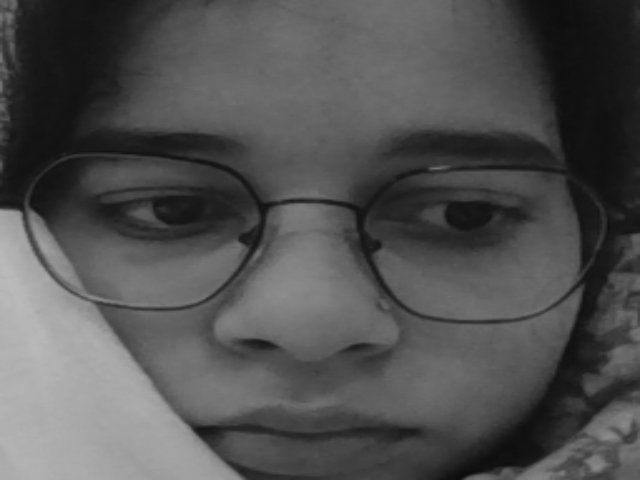
#> input picture Final Task Submission/Shipra_2_CSE(AI&ML)_Final_task/dataset/janhavi/1.png, 640 x 480 px, found by its file name
$ python face_detect.py
#> lines starting #> are read from the running program, lines starting #| are printed output that depends on the picture; after the words box and inside, x2 and y2 are one past the last pixel; in counts of white or black regions, pixels touching at a corner belong together
import cv2
import os
import numpy as np
from datetime import datetime
import csv

haar_file='C:/Users/Shipr/PycharmProjects/python project/project/haarcascade_frontalface_default.xml'
datasets="C:/Users/Shipr/PycharmProjects/python project/project/dataset"
(images,labels,names,id)=([],[],{},0)
for (subdirs,dirs,files) in os.walk(datasets):
    for subdir in dirs:
        names[id]=subdir
        subjectpath=os.path.join(datasets,subdir)
        for filename in os.listdir(subjectpath):
            path=os.path.join(subjectpath,filename)
            label=id
            images.append(cv2.imread(path,0))
            labels.append(int(label))
        id=id+1
#> id = 1

(images,labels)=[np.array(lists) for lists in [images,labels]]
model=cv2.face.LBPHFaceRecognizer_create()
model.train(images,labels)

face_cascade=cv2.CascadeClassifier(haar_file)
cap=cv2.VideoCapture(0)


now=datetime.now()
current_date=now.strftime("%Y-%m-%d")
f=open(current_date+'.csv','w+',newline='')
inwriter=csv.writer(f)


while True:
    ret,frame=cap.read()
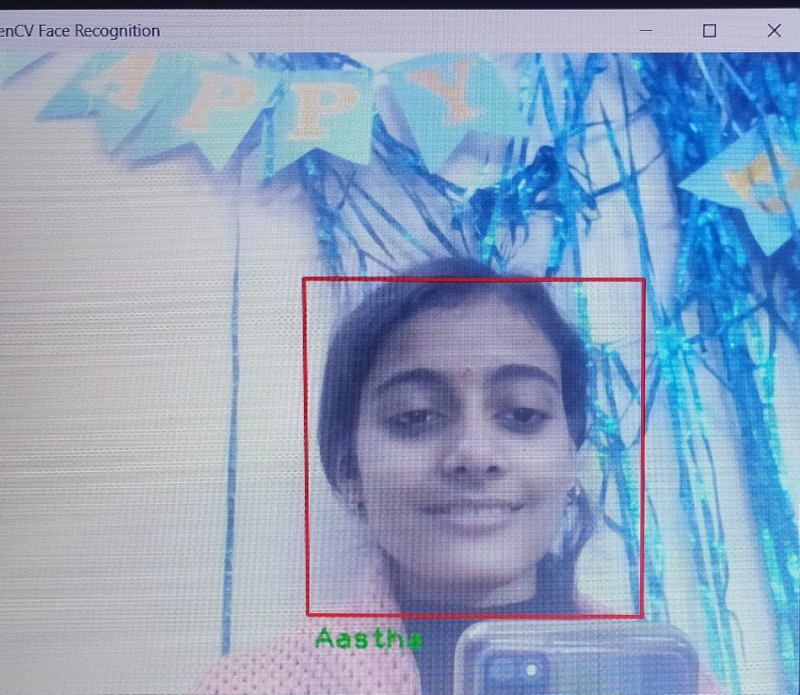
#> input picture Class Projects/Assingment 1/Aastha_1_IT/assignment 1 photo.jpg, 1600 x 1389 px, given in place of the camera (shown at 1/2 size)
#> frame is the input picture: shape (1389, 1600, 3); mean B, G, R 190.2, 163.1, 142.1
    if ret==True:
        img_gray=cv2.cvtColor(frame,cv2.COLOR_BGR2GRAY)
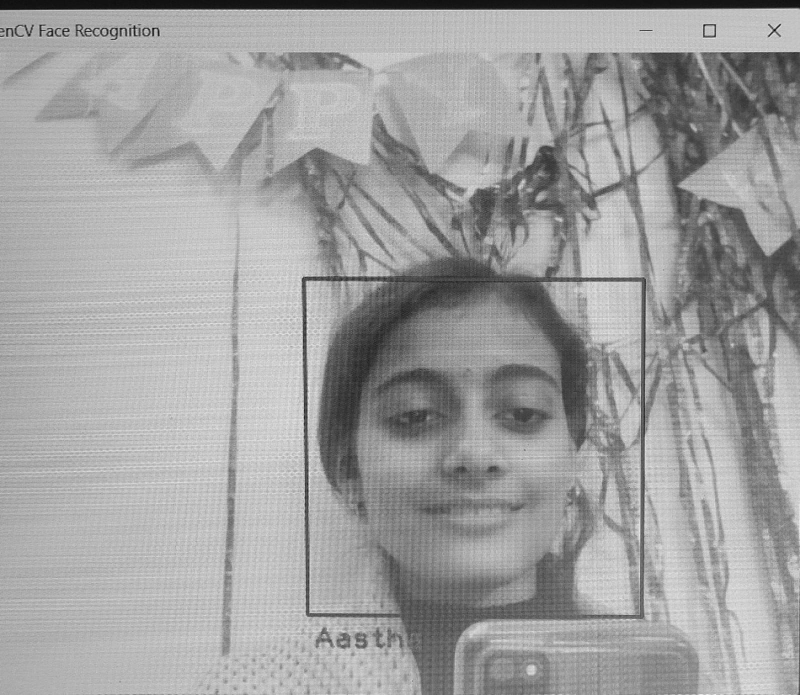
#> img_gray: shape (1389, 1600) (shown at 1/2 size); min 3, max 255, mean 159.9
        faces=face_cascade.detectMultiScale(img_gray,1.3,4)
        for (x,y,w,h) in faces:
            cv2.rectangle(frame,(x,y),(x+w,y+h),(0,255,0),2)
            face=img_gray[y:y+h,x:x+h]
            face_resize=cv2.resize(face,(640,480))
            prediction=model.predict(face_resize)
            if prediction[1]<74:
                cv2.putText(frame,'%s'%(names[prediction[0]].strip()),(x+5,(y+25+h)),
                            cv2.FONT_HERSHEY_PLAIN,1.5,(20,185,20),2)
                datet=str(datetime.now())
                frame=cv2.putText(frame,datet,(10,50),cv2.FONT_HERSHEY_SIMPLEX,1,(0,0,0),2,cv2.LINE_AA)
                current_time=now.strftime("%H-%M-%S")
                inwriter.writerow([names[prediction[0]],current_time])
            else:
                cv2.putText(frame,"Unknown",(x+5,(y+25+h)),cv2.FONT_HERSHEY_PLAIN,
                            1.5,(65,65,255),2)
#> this loop made 1 pass
#> pass 1, `face=img_gray[y:y+h,x:x+h]`:
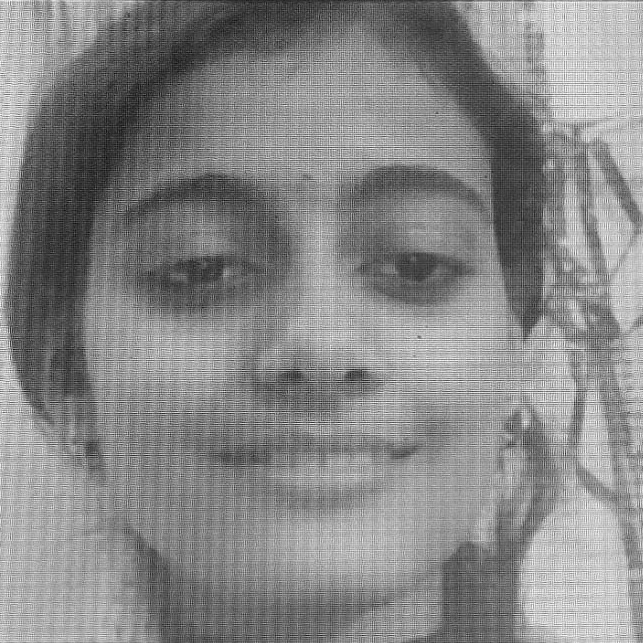
#> face: shape (643, 643); min 8, max 254, mean 135.1
#> pass 1, `face_resize=cv2.resize(face,(640,480))`:
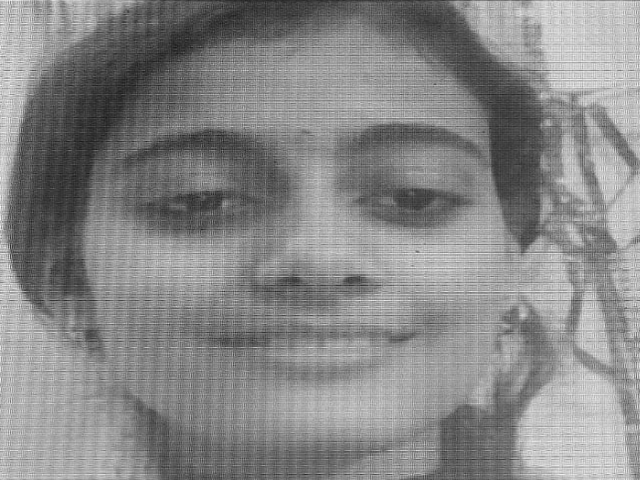
#> face_resize: shape (480, 640); min 24, max 249, mean 135
#> after the loop:
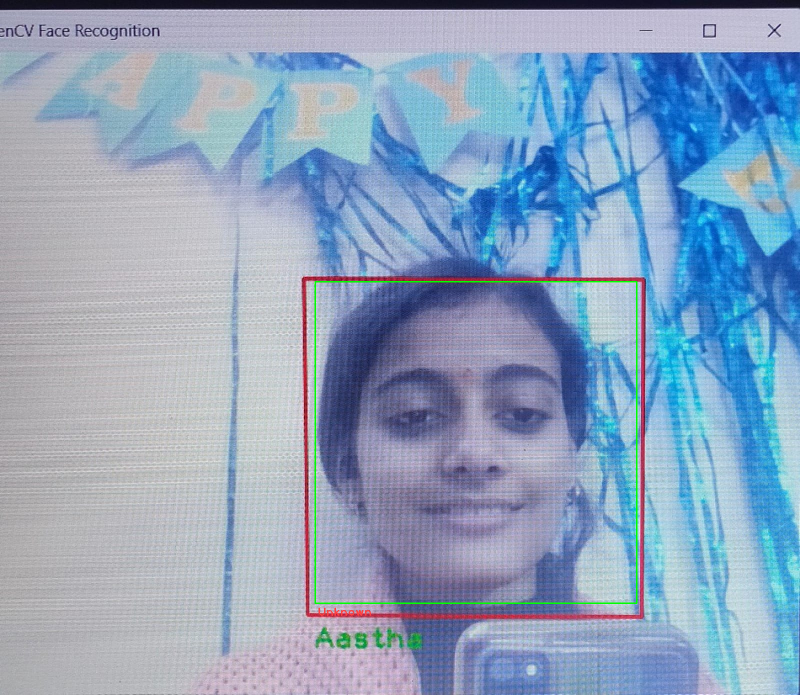
#> frame: shape (1389, 1600, 3) (shown at 1/2 size); 0.37% of pixels changed, all inside (x1, y1, x2, y2) = (629, 562, 1275, 1232)

        cv2.imshow("Face Recognition",frame)
        if cv2.waitKey(1)==ord("q"):
#> (key q is pressed here)
            break
cap.release()
cv2.destroyAllWindows()
f.close()
